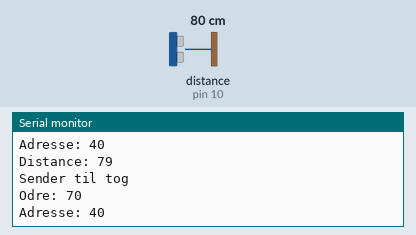
A sketch run on a simulated Arduino Uno, built with avr-gcc and run on an emulated ATmega328P. Parts: the last lines printed to the serial monitor. Wiring (inferred from the names in the program): ultrasonic range finder: trigger pin 9; echo pin 10. The inputs (shaded band) are chosen by the test bench; at power-on: distance to the obstacle (sensor on pin 10) 80 cm. The echo pulse lasts 58.3 µs per cm.

Above: at 1.2 s.
1.3 s: distance to the obstacle (sensor on pin 10) set to 2 cm
4.3 s: distance to the obstacle (sensor on pin 10) set to 4 cm
7.3 s: distance to the obstacle (sensor on pin 10) set to 35 cm
At 7.66 s:
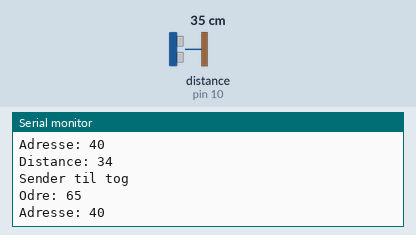
9.4 s: distance to the obstacle (sensor on pin 10) set to 60 cm
At 9.49 s:
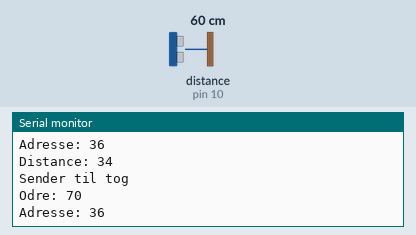
Timing chart, 0 to 12.4 s (numbered marks = the images above; inputs shaded):
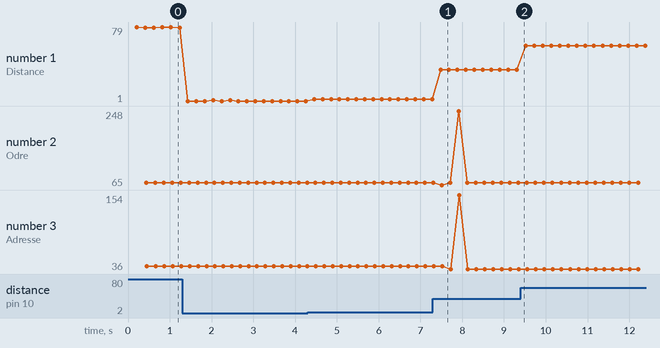

The sketch:

sketch_nov23a_projekt_torsdag.ino
```cpp
#define DCC_PIN    4  // Arduino pin for DCC out
#define togAdrEt 36
#define togAdrTo 40

boolean setupDone = false;
unsigned char data, xdata;
const int trigPin = 9;
const int echoPin = 10;
// defines variables
long duration;
int distance;
boolean innerPassing;
boolean outerPassing;
boolean innerPassed;
boolean outerPassed;
boolean stopSend;
boolean changeTrainTracks = false;
boolean trainChanged;
unsigned char locoAdr = 40;  // Er den tog adresse vi sender til
int counter = 0;

//train ordrer
struct trainOrders
{
  int backwards = 0x46;
  int forwards = 0x66;
  int tStop = 0x41;

} train;

//sporskift
struct skifteSporStruct
{
  int address;
  int straightCommando1;
  int straightCommando2;
  int turnCommando1;
  int turnCommando2;
};
skifteSporStruct skifteSpor = {.address = 0x9A, .straightCommando1 = 0xF9, .straightCommando2 = 0xF1, .turnCommando1 = 0xF8, .turnCommando2 = 0xF0};


//skiftespor
int mainaddress; // sporskifte og lysnummer i decimal fx
unsigned char Address;
unsigned char Register;
unsigned char Byte1; // AdresseByten til sporskiftet
unsigned char Byte2; // KommandoByten til off
unsigned char Byte3; // KommandoByten til on
unsigned char shiftValue = 8;  //0000100  /0x08
int X; // bruges til udregning
int Y; // bruges til udregning

int trainTrack; // 0 = outer 1 = inner, holder styr på om vi sender straight eller turn til sporskifte

//Timer frequency is 2MHz for ( /8 prescale from 16MHz )
#define TIMER_SHORT 0x8D  // 58usec pulse length 141 255-141=114
#define TIMER_LONG  0x1B  // 116usec pulse length 27 255-27 =228

unsigned char last_timer = TIMER_SHORT; // store last timer value

unsigned char flag = 0;  // used for short or long pulse
unsigned char every_second_isr = 0;  // pulse up or down

// definitions for state machine
#define PREAMBLE  0
#define SEPERATOR 1
#define SENDBYTE  2

unsigned char state = PREAMBLE;
unsigned char preamble_count = 16;
unsigned char outbyte = 0;
unsigned char cbit = 0x80;

// buffer for command
struct Message
{
  unsigned char data[7];
  unsigned char len;
};

#define MAXMSG  3
// for the time being, use only two messages - the idle msg and the loco Speed msg

struct Message msg[MAXMSG] =
{
  { { 0xFF,     0, 0xFF, 0, 0, 0, 0}, 3},   // idle msg
  { { 0, 0,  0, 0, 0, 0, 0}, 3},    // locoMsg with 128 speed steps
  { { 0, 0,  0, 0, 0, 0, 0}, 3}

};               // loco msg must be filled later with speed and XOR data byte

int msgIndex = 0;
int byteIndex = 0;

//Setup Timer2.
//Configures the 8-Bit Timer2 to generate an interrupt at the specified frequency.
//Returns the time load value which must be loaded into TCNT2 inside your ISR routine.

void SetupTimer2()
{
  //Timer2 Settings: Timer Prescaler /8, mode 0
  //Timmer clock = 16MHz/8 = 2MHz oder 0,5usec
  // - page 206 ATmega328/P
  TCCR2A = 0;
  TCCR2B = 0 << CS22 | 1 << CS21 | 0 << CS20;

  /*         bit 2     bit 1     bit0
              0         0         0       Timer/Counter stopped
              0         0         1       No Prescaling
              0         1         0       Prescaling by 8
              0         0         0       Prescaling by 32
              1         0         0       Prescaling by 64
              1         0         1       Prescaling by 128
              1         1         0       Prescaling by 256
              1         1         1       Prescaling by 1024
  */

  //Timer2 Overflow Interrupt Enable - page 211 ATmega328/P
  TIMSK2 = 1 << TOIE2;

  //load the timer for its first cycle
  TCNT2 = TIMER_SHORT;
}

//Timer2 overflow interrupt vector handler
ISR(TIMER2_OVF_vect)
{
  //Capture the current timer value TCTN2. This is how much error we have
  //due to interrupt latency and the work in this function
  //Reload the timer and correct for latency.
  unsigned char latency;

  // for every second interupt just toggle signal
  if (every_second_isr)
  {
    digitalWrite(DCC_PIN, 1);
    every_second_isr = 0;

    // set timer to last value
    latency = TCNT2;
    TCNT2 = latency + last_timer;

  }
  else
  { // != every second interrupt, advance bit or state
    digitalWrite(DCC_PIN, 0);
    every_second_isr = 1;

    switch (state)
    {
      case PREAMBLE:
        flag = 1; // short pulse
        preamble_count--;
        if (preamble_count == 0)
        { // advance to next state
          state = SEPERATOR;
          // get next message
          msgIndex++;
          if (msgIndex >= MAXMSG)
          {
            msgIndex = 0;
          }
          byteIndex = 0; //start msg with byte 0
        }
        break;
      case SEPERATOR:
        flag = 0; // long pulse
        // then advance to next state
        state = SENDBYTE;
        // goto next byte ...

        cbit = 0x80;  // send this bit next time first
        outbyte = msg[msgIndex].data[byteIndex];
        break;
      case SENDBYTE:
        if (outbyte & cbit)
        {
          flag = 1;  // send short pulse
        }
        else
        {
          flag = 0;  // send long pulse
        }
        cbit = cbit >> 1;
        if (cbit == 0)
        { // last bit sent, is there a next byte?
          //Serial.print(" ");
          byteIndex++;

          if (byteIndex >= msg[msgIndex].len)
          {
            // this was already the XOR byte then advance to preamble
            state = PREAMBLE;
            preamble_count = 16;
            //Serial.println();
          }
          else
          {
            // send separtor and advance to next byte
            state = SEPERATOR ;
          }
        }
        break;
    }

    if (flag)
    { // if data==1 then short pulse
      latency = TCNT2;
      TCNT2 = latency + TIMER_SHORT;
      last_timer = TIMER_SHORT;
      //Serial.print('1');
    }
    else
    { // long pulse
      latency = TCNT2;
      TCNT2 = latency + TIMER_LONG;
      last_timer = TIMER_LONG;
      //Serial.print('0');
    }
  }
}

void setup(void)
{
  pinMode(DCC_PIN, OUTPUT);  // this is for the DCC Signal

  pinMode(trigPin, OUTPUT); // Sets the trigPin as an Output
  pinMode(echoPin, INPUT); // Sets the echoPin as an Input
  Serial.begin(9600); // Starts the serial communication

  assemble_setup_msg();
  //Start the timer
  SetupTimer2();
}

void loop(void)
{
  delay(200);
  Ultrasound();
  Serial.print("Distance: ");
  Serial.println(distance);

  if (!setupDone)
  {
    assemble_setup_msg();
  }
  else
  {
    checkForPassing(); // Sætter booleans for om et tog er igang med at passere eller passeret
    decideTrainOrder(); // Sætter ordren til stop hvis et tog er passeret ellers sender vi kør
    assemble_dcc_msg();
  }
}

void assemble_dcc_msg()
{
  noInterrupts();  // make sure that only "matching" parts of the message are used in ISR

  if (changeTrainTracks == true) // Send til skiftespor
  {
    if (trainTrack == 0)
    {
      Serial.println("Skiftespor drej");
      msg[1].data[0] = skifteSpor.address;
      msg[2].data[0] = skifteSpor.address;
      msg[1].data[1] = skifteSpor.turnCommando1;
      msg[2].data[1] = skifteSpor.turnCommando2;

      changeTrainTracks = false;
      trainTrack = 1;
    }
    else if (trainTrack == 1)
    {
      Serial.println("Skiftespor ligud");
      msg[1].data[0] = skifteSpor.address;
      msg[2].data[0] = skifteSpor.address;
      msg[1].data[1] = skifteSpor.straightCommando1;
      msg[2].data[1] = skifteSpor.straightCommando2;

      changeTrainTracks = false;
      trainTrack = 0;
    }
  }
  else // Send til tog
  {
    Serial.println("Sender til tog");
    msg[1].data[0] = locoAdr;
    msg[2].data[0] = locoAdr;
    msg[1].data[1] = data;
    msg[2].data[1] = data;
  }

  printOrdreAdresse();  // Serial prints for debugging

  msg[1].data[2] = msg[1].data[0] ^ msg[1].data[1]; // XOR bytes
  msg[2].data[2] = msg[2].data[0] ^ msg[2].data[1];

  interrupts();

  if (trainChanged) // Når vi har skiftet tog adressen
  {
    changeTrainTracks = true; // skifter vi sporskiftet
    trainChanged = false;
  }

  if (stopSend == true) // Når vi har stoppet toget skifter vi adressen
  {
    if (locoAdr == togAdrEt)
    {
      locoAdr = togAdrTo;
      stopSend = false;
      trainChanged = true;

    }
    else if (locoAdr == togAdrTo)
    {
      locoAdr = togAdrEt;
      stopSend = false;
      trainChanged = true;
    }
  }
}

void assemble_setup_msg()
{
  noInterrupts();
  if (counter == 0)
  {
    msg[1].data[0] = togAdrEt;
    msg[2].data[0] = togAdrEt;
    msg[1].data[1] = train.tStop;
    msg[2].data[1] = train.tStop;
  }
  else
  {
    msg[1].data[0] = togAdrTo;
    msg[2].data[0] = togAdrTo;
    msg[1].data[1] = train.tStop;
    msg[2].data[1] = train.tStop;
    setupDone = true;
  }
  msg[1].data[2] = msg[1].data[0] ^ msg[1].data[1]; // XOR bytes
  msg[2].data[2] = msg[2].data[0] ^ msg[2].data[1];
  counter++;
  interrupts();
}
void Ultrasound()
{
  digitalWrite(trigPin, LOW);
  delayMicroseconds(2);
  // Sets the trigPin on HIGH state for 10 micro seconds
  digitalWrite(trigPin, HIGH);
  delayMicroseconds(10);
  digitalWrite(trigPin, LOW);
  // Reads the echoPin, returns the sound wave travel time in microseconds
  duration = pulseIn(echoPin, HIGH);
  // Calculating the distance
  distance = duration * 0.034 / 2;
  // Prints the distance on the Serial Monitor
}

void checkForPassing()
{
  if (innerPassing == false && outerPassing == false)
  {
    if (distance < 8)
    {
      innerPassing = true;
    }
    else if (distance < 20 && distance > 12)
    {
      outerPassing = true;
    }
  }
  else if (innerPassing)
  {
    if (distance > 20)
    {
      innerPassed = true;
      innerPassing = false;
    }
  }
  else if (outerPassing)
  {
    if (distance > 20 && distance < 30)
    {
      outerPassed = true;
      outerPassing = false;
    }
  }
}

void decideTrainOrder()
{
  if (outerPassed)
  {
    data = train.tStop;
    stopSend = true;
    outerPassed = false;
  }
  else if (innerPassed)
  {
    data = train.tStop;
    stopSend = true;
    innerPassed = false;
  }
  else
  {
    data = train.backwards;
  }
}

void printOrdreAdresse()
{
  Serial.print("Odre: ");
  Serial.println(msg[1].data[1]);
  Serial.print("Adresse: ");
  Serial.println(msg[1].data[0]);
}


void sporskifteUdregner()
{
  mainaddress = 82;
  Address  = (mainaddress / 4) + 1;
  Register = (mainaddress % 4) - 1;


  Byte1 = Address & 63;
  Byte1 = Byte1 + 128; // this is the first Byte

  Byte2 = 128;
  X = 0;
  Y = Address & 64;
  if (Y == 0)
  {
    X = X + 64;

  }
  Y = Address & 128;

  if (Y == 0)
  {
    X = X + 128;

  }
  Y = Address & 256;

  if (Y == 0)
  {
    X = X + 256;

  }
  X = X >> 2;
  Byte2 = Byte2 + X;

  Byte2 = Byte2 + (Register << 1);
  Byte3 = (shiftValue ^ Byte2);
}
```

Measured:
- after the input at 7.3 s, the serial monitor: prints a new line after 0.18 s (image 1)
- plotted number 1: 78 → 1 after the input at 1.3 s, 1 → 3 after the input at 4.3 s, 3 → 34 after the input at 7.3 s, 34 → 59 after the input at 9.4 s
- plotted number 3: 40 → 36 after the input at 7.3 s
